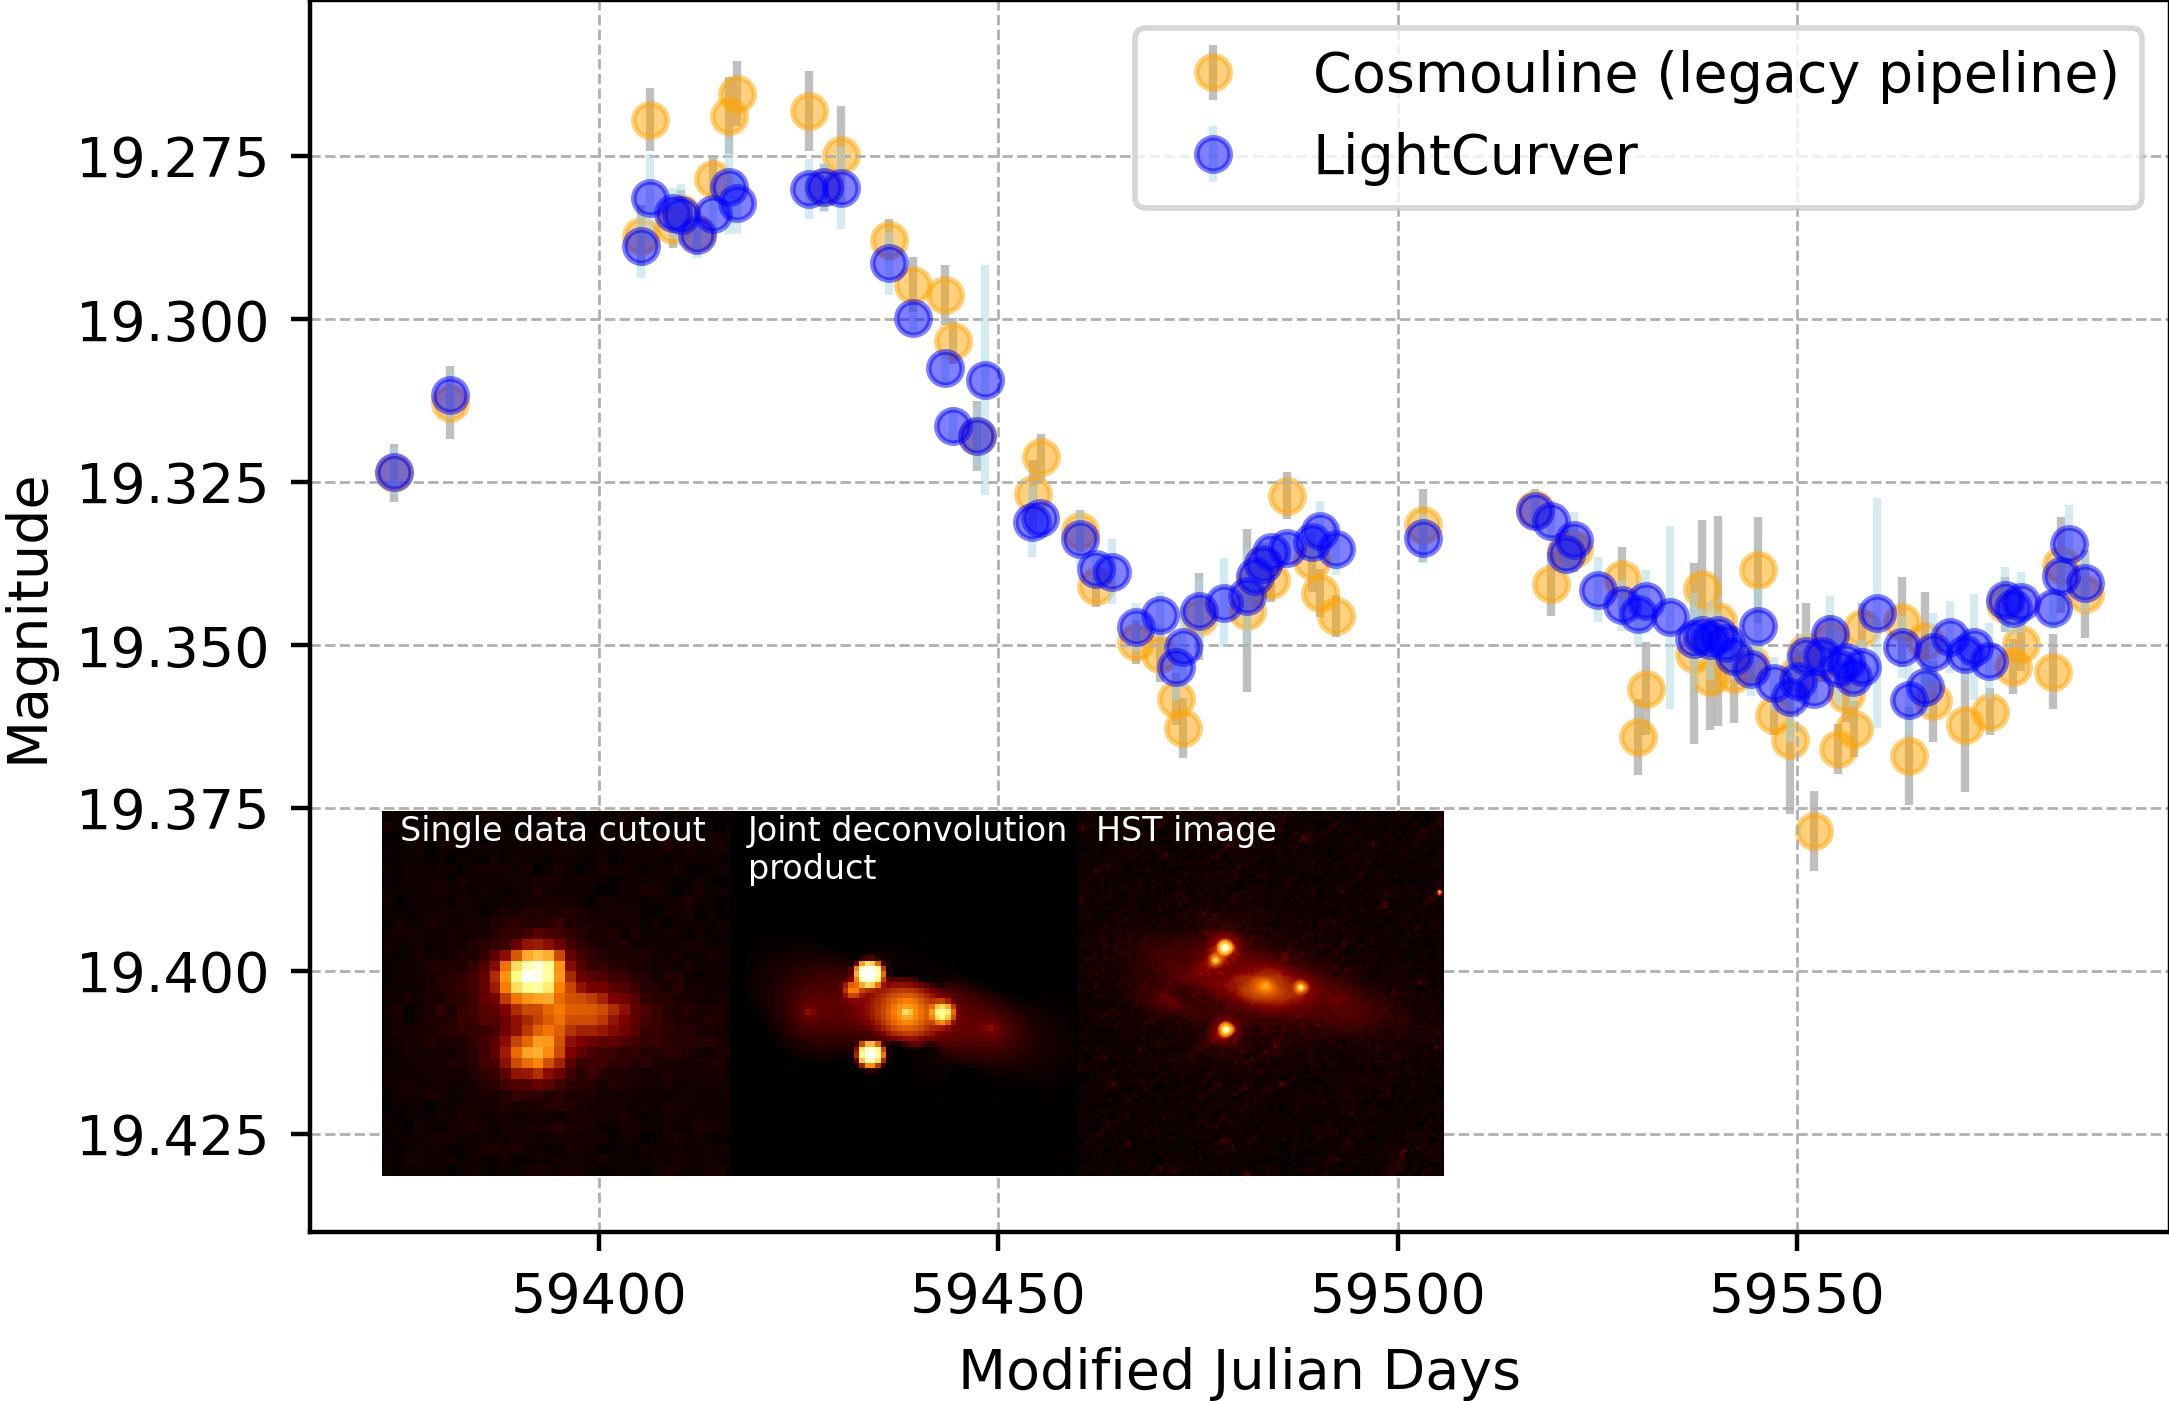

The script that saved this image:
import matplotlib.pyplot as plt
import pandas as pd
import numpy as np
from mpl_toolkits.axes_grid1.inset_locator import inset_axes
from astropy.visualization import simple_norm

cosmouline_df = pd.read_csv('J0030_VST_B_cosmouline.csv')

lightcurver_df = pd.read_csv('J0030_VST_B_lightcurver.csv')

plt.figure(figsize=(6, 4))

# -0.68 offset for alignment, magnitude calibration was not done in cosmouline version
plt.errorbar(cosmouline_df['mhjd'], cosmouline_df['mag']-0.68, yerr=cosmouline_df['magerr'],
             fmt='o', color='orange', alpha=0.5, zorder=1, label='Cosmouline (legacy pipeline)',
             ecolor='gray')

plt.errorbar(lightcurver_df['mhjd'], lightcurver_df['mag'], yerr=lightcurver_df['magerr'],
             fmt='o', color='blue', alpha=0.5, zorder=2, label='LightCurver', ecolor='lightblue')

plt.gca().invert_yaxis()
plt.xlabel('Modified Julian Days')
plt.ylabel('Magnitude')
plt.legend()
plt.grid(True, which='both', linestyle='--', linewidth=0.5)
plt.ylim((20.12, 19.83))

def add_image_in_plot(image, ax, zoom, position, norm, x_offset, text):
    zoom_width = zoom_height = zoom * ax.get_figure().get_figwidth() / 100

    bbox = ax.get_position()
    x = bbox.x0 + x_offset
    y = bbox.y0 + 0.035
    width = zoom_width / ax.get_figure().get_figwidth()
    height = zoom_height / ax.get_figure().get_figheight()

    axins = inset_axes(ax, width=str(zoom) + '%', height=str(zoom) + '%', loc=position,
                       bbox_to_anchor=(x, y, width, height),
                       bbox_transform=ax.get_figure().transFigure, borderpad=0)
    axins.imshow(image, origin='lower', norm=norm, cmap='afmhot')
    axins.axis('off')
    axins.text(0.05, 0.99, text, transform=axins.transAxes, ha="left", va="top", fontsize=6, color="white")


hst_image = np.load('PSJ0030-1525_hst_image.npy')
raw_image = np.load('PSJ0030-1525_raw_image.npy')
deconv_image = np.load('PSJ0030-1525_deconv_image.npy')

ax = plt.gca()

initial_offset = 0.33
offset_increment = 0.145
zoom = 39

norm = simple_norm(raw_image)
add_image_in_plot(raw_image, ax, zoom=zoom, position='lower left', x_offset=initial_offset,
                  norm=norm, text='Single data cutout')
norm = simple_norm(deconv_image, stretch='asinh', asinh_a=1e-2, percent=99.8)
add_image_in_plot(deconv_image, ax, zoom=zoom, position='lower left', x_offset=initial_offset + offset_increment,
                  norm=norm, text='Joint deconvolution\nproduct')
norm = simple_norm(hst_image, stretch='asinh', asinh_a=1.5e-3, min_percent=3)
add_image_in_plot(hst_image, ax, zoom=zoom, position='lower left', x_offset=initial_offset + 2*offset_increment,
                  norm=norm, text='HST image')

plt.savefig('comparison_with_legacy_pipeline.jpg', bbox_inches='tight', pad_inches=0, dpi=400)

